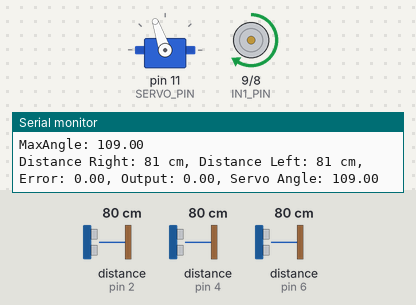
Simulated run of this sketch. Board: Arduino Uno, built with avr-gcc and run on an emulated ATmega328P. Parts: servo, motor-driver pin pairs drawn as motors (green arrow = first pin HIGH = forward, orange = second pin HIGH = backward, longer = more drive, scaled by the enable pin), the last lines printed to the serial monitor. The test bench sets the inputs (shaded band); at power-on: distance to the obstacle (sensors on pin 4, pin 2, pin 6) 80 cm. The echo pulse lasts 58.3 µs per cm.

Above: at 1.3 s.
1.4 s: distance to the obstacle (sensor on pin 4) set to 11 cm
4.4 s: distance to the obstacle (sensor on pin 4) set to 8 cm
At 4.9 s:
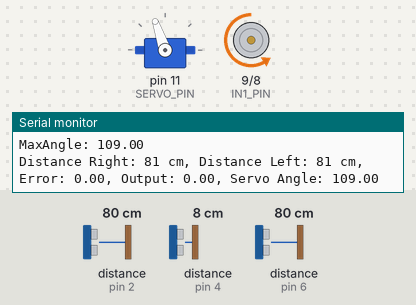
7.4 s: distance to the obstacle (sensor on pin 4) set to 120 cm
At 8.6 s:
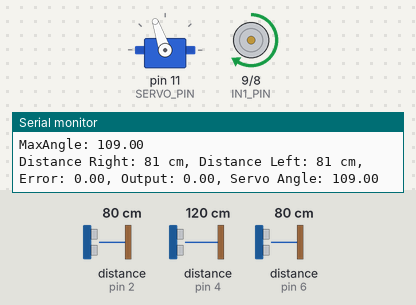
9.1 s: distance to the obstacle (sensor on pin 2) set to 2 cm
At 9.4 s:
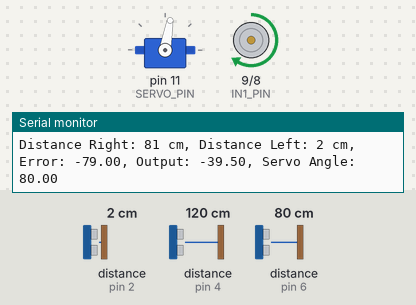
10.6 s: distance to the obstacle (sensor on pin 6) set to 2 cm
At 11.2 s:
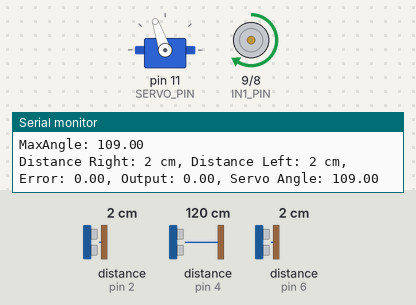
13.6 s: distance to the obstacle (sensor on pin 2) set to 18 cm
At 15.3 s:
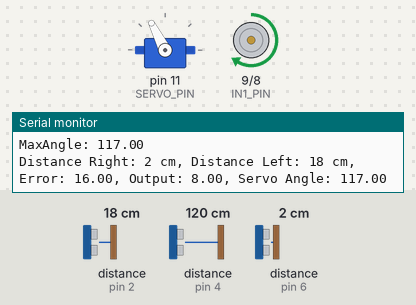
Timing chart, 0 to 16.8 s (numbered marks = the images above; inputs shaded):
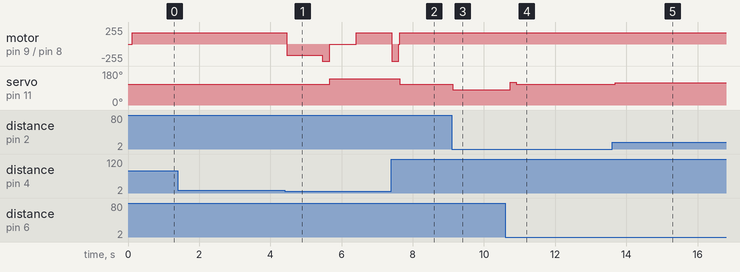

The sketch:

PID_iThink.ino
```cpp
#include <NewPing.h>
#include <Servo.h> // Include the Servo library

// Ku = 0.5
// Tu = 2

// Kp = 0.6 * 0.5 = 0.3
// Ki = 2 * 0.3 / 2 = 0.3
// Kd = 0.3 * 2 / 8 = 0.075

// #include <WiFiS3.h>
// #include <ArduinoOTA.h>

// #define SECRET_SSID "My wife-eye"
// #define SECRET_PASS "pegoku08"

// char ssid[] = SECRET_SSID;
// char pass[] = SECRET_PASS;
// int status = WL_IDLE_STATUS;

// Pin definitions
#define TRIGGER_PIN1  3
#define ECHO_PIN1     2
#define TRIGGER_PIN2  5
#define ECHO_PIN2     4
#define TRIGGER_PIN3  7
#define ECHO_PIN3     6
#define MaxDistance   150

// Motor Control Pins
#define IN1_PIN       9
#define IN2_PIN       8
#define ENABLE_PIN    10

// Servo Control
Servo steeringServo;
#define SERVO_PIN 11
#define mid 109
#define max 80
#define min mid + (mid - max) // 138

// PID constants
// kp = 0.5
float Kp = 0.5;
float Ki = 0.0;
float Kd = 0.15;

// PID variables
float previousError = 0;
float integral = 0;

// Sensor Setup
NewPing sonarLeft(TRIGGER_PIN1, ECHO_PIN1, MaxDistance);
NewPing sonarFront(TRIGGER_PIN2, ECHO_PIN2, MaxDistance);
NewPing sonarRight(TRIGGER_PIN3, ECHO_PIN3, MaxDistance);

void forward() {
  analogWrite(ENABLE_PIN, 170);
  digitalWrite(IN1_PIN, HIGH);
  digitalWrite(IN2_PIN, LOW);
}

void stop() {
  digitalWrite(IN1_PIN, LOW);
  digitalWrite(IN2_PIN, HIGH);
  analogWrite(ENABLE_PIN, 255);  // Ajusta la velocidad al máximo inverso
  delay(200);  // Pequeño retraso para aplicar el freno

  // Detener el motor completamente
  digitalWrite(IN1_PIN, LOW);
  digitalWrite(IN2_PIN, LOW);
  analogWrite(ENABLE_PIN, 0);
}

void backward() {
  digitalWrite(IN1_PIN, LOW);
  digitalWrite(IN2_PIN, HIGH);
  analogWrite(ENABLE_PIN, 170);
}

void setup() {
  // Motor Control
  pinMode(IN1_PIN, OUTPUT);
  pinMode(IN2_PIN, OUTPUT);
  pinMode(ENABLE_PIN, OUTPUT);

  digitalWrite(IN1_PIN, LOW);
  digitalWrite(IN2_PIN, LOW);
  analogWrite(ENABLE_PIN, 0);

  // Servo Control (120 mid)

  steeringServo.attach(SERVO_PIN);
  steeringServo.write(mid);
  delay(100);
  // Serial Communication
  Serial.begin(9600);

  // // check for the WiFi module:
  // if (WiFi.status() == WL_NO_MODULE) {
  //   Serial.println("Communication with WiFi module failed!");
  //   // don't continue
  //   while (true)
  //     ;
  // }

  // // attempt to connect to WiFi network:
  // while (status != WL_CONNECTED) {
  //   Serial.print("Attempting to connect to WPA SSID: ");
  //   Serial.println(ssid);
  //   // Connect to WPA/WPA2 network:
  //   status = WiFi.begin(ssid, pass);

  //   delay(1000);
  // }

  // // start the WiFi OTA library with internal (flash) based storage
  // // The IDE will prompt for this password during upload
  // ArduinoOTA.begin(WiFi.localIP(), "Arduino", "password", InternalStorage);

  // // you're connected now, so print out the status:
  // printWifiStatus();
}

void loop() {
  float maxOut = 0;

  int distanceFront = sonarFront.ping_cm();
  int distanceRight = sonarRight.ping_cm();
  int distanceLeft = sonarLeft.ping_cm();

  // Check if an obstacle is detected in front
  if (distanceFront < 10 && distanceFront != 0) {
    // Move backward
    backward();
    delay(1000); // Move backward for 1 second
    stop();

    // Turn right
    steeringServo.write(min);
    delay(750);
    forward();
    delay(1000); // Move forward for 1 second to complete the turn
    stop();
    return;
  }

  // Calculate error (difference between left and right distances)
  float error = distanceLeft - distanceRight;

  // Calculate integral
  integral += error;

  // Calculate derivative
  float derivative = error - previousError;

  // Calculate PID output
  float output = Kp * error + Ki * integral + Kd * derivative;

  // Calculate the new servo angle
  float newServoAngle = mid + output;

  if (newServoAngle > maxOut) {
    maxOut = newServoAngle;
  }
  Serial.print("MaxAngle: ");
  Serial.println(maxOut);

  // Constrain the servo angle to be within max to min degrees
  newServoAngle = constrain(newServoAngle, max, min);

  // Always move forward
  forward();

  // Set the servo to the new constrained angle
  steeringServo.write(newServoAngle);

  // Update previous error
  previousError = error;

  // Print debug information
  Serial.print("Distance Right: ");
  Serial.print(distanceRight);
  Serial.print(" cm, Distance Left: ");
  Serial.print(distanceLeft);
  Serial.print(" cm, Error: ");
  Serial.print(error);
  Serial.print(", Output: ");
  Serial.print(output);
  Serial.print(", Servo Angle: ");
  Serial.println(newServoAngle);

  delay(100); // Delay for stability
}

// void printWifiStatus() {
//   // print the SSID of the network you're attached to:
//   // Serial.print("SSID: ");
//   // Serial.println(WiFi.SSID());

//   // print your WiFi shield's IP address:
//   // IPAddress ip = WiFi.localIP();
//   // Serial.print("IP Address: ");
//   // // Serial.println(ip);

//   // // print the received signal strength:
//   // long rssi = WiFi.RSSI();
//   // Serial.print("signal strength (RSSI):");
//   // Serial.print(rssi);
//   // Serial.println(" dBm");
// }
```

PID_iThink2.ino
```cpp
// #include <NewPing.h>
// #include <PID_v1.h>
// #include <Servo.h> // Include the Servo library

// // Pin definitions
// #define TRIGGER_PIN1  3
// #define ECHO_PIN1     2
// #define TRIGGER_PIN2  5
// #define ECHO_PIN2     4
// #define TRIGGER_PIN3  7
// #define ECHO_PIN3     6
// #define MaxDistance   150

// // Motor Control Pins
// #define IN1_PIN       9
// #define IN2_PIN       8
// #define ENABLE_PIN    10

// // Servo Control
// Servo steeringServo;
// #define SERVO_PIN 11

// float Kp = 1;
// float Ki = 0.1;
// float Kd = 0;


// // Sensor Setup
// NewPing sonarRight(TRIGGER_PIN1, ECHO_PIN1, MaxDistance);
// NewPing sonarFront(TRIGGER_PIN2, ECHO_PIN2, MaxDistance);
// NewPing sonarLeft(TRIGGER_PIN3, ECHO_PIN3, MaxDistance);

// void forward(){
//   analogWrite(ENABLE_PIN, 150);
//   digitalWrite(IN1_PIN, HIGH);
//   digitalWrite(IN2_PIN, LOW);
// }

// void stop(){
//   analogWrite(ENABLE_PIN, 150);
//   digitalWrite(IN1_PIN, LOW);
//   digitalWrite(IN2_PIN, LOW);
// }

// void setup(){
//   // Motor Control
//   pinMode(IN1_PIN, OUTPUT);
//   pinMode(IN2_PIN, OUTPUT);
//   pinMode(ENABLE_PIN, OUTPUT);
//   stop();

//   // Servo Control (120 mid)
//   steeringServo.attach(SERVO_PIN);
//   steeringServo.write(120);

//   // Serial Communication
//   Serial.begin(9600);

// }

// void loop() {
//   int distanceRight = sonarRight.ping_cm();
//   int distanceLeft = sonarLeft.ping_cm();

//   float error = distanceLeft - distanceRight;
//   integral += error;
//   float derivative = error - previousError;
//   float output = Kp * error + Ki * integral + Kd * derivative;

//   if (output > 0) {
//     analogWrite(ENABLE_PIN, 150);
//     digitalWrite(IN1_PIN, HIGH);
//     digitalWrite(IN2_PIN, LOW);
//     steeringServo.write(120 + output);
//   } else {
//     analogWrite(ENABLE_PIN, 150);
//     digitalWrite(IN1_PIN, LOW);
//     digitalWrite(IN2_PIN, HIGH);
//     steeringServo.write(120 + output);
//   }

//   previousError = error;

//   Serial.print("Distance Right: ");
//   Serial.print(distanceRight);
//   Serial.print(" cm, Distance Left: ");
//   Serial.print(distanceLeft);
//   Serial.print(" cm, Error: ");
//   Serial.print(error);
//   Serial.print(", Output: ");
//   Serial.println(output);

//   delay(100);
// }
```

Measured:
- the behaviour switches between 10 and 9 cm on distance to the obstacle (sensor on pin 4) (found by bisection; images 0 and 1)
- after the input at 4.4 s, motor on pin 9 (IN1_PIN) / pin 8 (IN2_PIN): forward 170/255 → backward 170/255 after 0.06 s, → backward 255/255 1.0 s later, → stopped 0.20 s later, → forward 170/255 0.75 s later; servo on pin 11 (SERVO_PIN): 109° → 138° after 1.3 s
- after the input at 7.4 s, servo on pin 11 (SERVO_PIN): 138° → 109° after 0.23 s
- after the input at 9.1 s, servo on pin 11 (SERVO_PIN): 109° → 80° at once
- after the input at 10.6 s, servo on pin 11 (SERVO_PIN): 80° → 120° after 0.14 s, → 109° 0.16 s later
- after the input at 13.6 s, servo on pin 11 (SERVO_PIN): 109° → 119° after 0.09 s, → 117° 0.16 s later
